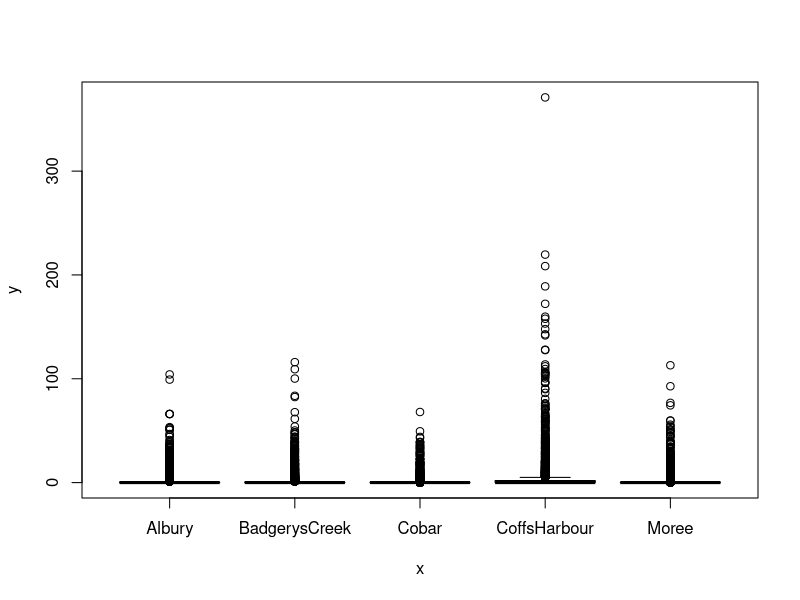

This figure's R source:
setwd("~/Documents/Study/computerScience/programming/r/data/")
# ESTIMATING WHICH LOCATIONS HAVE SIGNIFICANTLY DIFFERENT AVERAGE RAINFALL

# We need only the location and rainfall fields, and date fields to establish the time frame.
myData = read.csv("weatherAustralia.csv")[c(1, 2, 5)]
# Converting dates from strings to dates.
myData$Date = as.Date(myData$Date, "%d/%m/%y")
head(myData)
summary(myData)

#' Before moving ahead, it is important to note that the location is the factor, and the rainfall level depends on it (to some degree).
#' The different locations are the different levels of this factor

# Different levels of the factor "location"
levels = unique(myData$Location)
i = 1
for(level in levels)
{
  print(paste(i, ":", level))
  i = i + 1
}

# Removing NA values
max = length(myData$Location)
sum(is.na(myData$Location))
sum(is.na(myData$Rainfall))
x = y = c()
for(i in c(1:max))
{
  if(!is.na(myData$Location[i]) & !is.na(myData$Rainfall[i]))
  {
    x = c(x, myData$Location[i]);
    y = c(y, myData$Rainfall[i]);
  }
}

# Converting x to factor form
#' For the levels of the independent variable (i.e. treatment or variety) to be treated as levels, you must convert the values to factor values i.e. non-numeric.
#' This is vital, since aov calles lm, and if lm encounters the independent variables values as numeric, it will create a single linear regression model between the independent variable and the response.
#' Making the independent variable values as factors makes each lm call make a separate linear regression model for each level i.e. each value of the independent variable i.e. each class.
x = as.factor(x)

# Creating the new data frame
myData = data.frame(x, y)

# Box plot to visualise the distribution of values for each location...
boxplot(y~x)

# Creating the ANOVA model
lm(y ~ x)
aovModel = aov(y ~ x, myData)
summary(aovModel)

#' Pr(>F) is the p-value to consider here. It is the probability of the null hypothesis being true.
#' It is lower than 0.05, the significance level, hence, we reject the null hypothesis.
#' Hence, at least two locations have singificantly different mean daily rainfalls.

#install.packages("multcompView")
library(multcompView)
tukey = TukeyHSD(x = aovModel, conf.level = 0.95)
tukey
# To get p-values for each pair alone, use the extract_p function as follows...
# extract_p(tukey)

# QUICK NOTE ON P-VALUE
#' The adjusted p value is the smallest significance level
#' at which a particular comparison will be declared statistically significant as part of the multiple comparison testing.
#' For example, for the 1st pair 2-1, p adj = 0.7957830, meaning if the difference between the means of 2 and 1 is to be considered statistically significant,
#' then you must choose a significance level of at least 0.7957830.
#' However, our chosen significance level is 0.05 or 5%, way below the required minimum.
#' Hence, with 0.05 or 5% significance, the difference is not considered statistically significant
#' i.e. the difference is within the range from which the values (differences between means here) are expected to occur 95% of the time
#' (confidence interval is 95%, hence the range of 'non-outlier' values covers 95% of the most probably occurring values).
#
#' Hence, we see that the following classes (locations in this case) have significantly different means...
# 3-1
# 4-1
# 3-2
# 4-2
# 4-3
# 5-4
